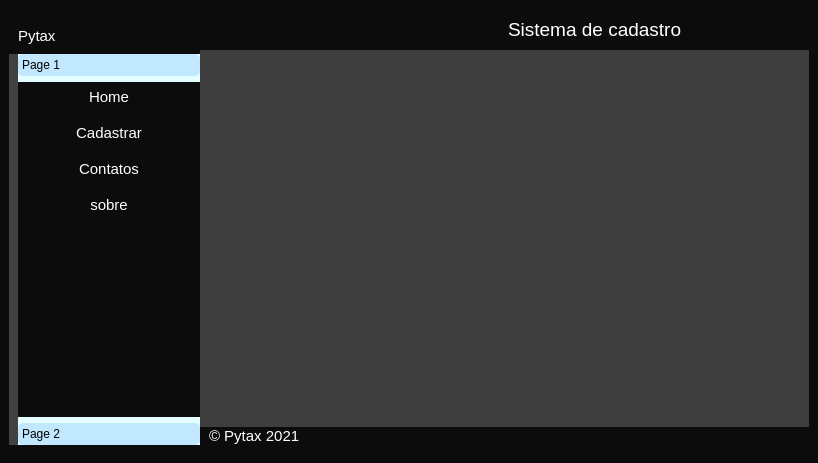
<?xml version="1.0" encoding="UTF-8"?>
<ui version="4.0">
 <class>MainWindow</class>
 <widget class="QMainWindow" name="MainWindow">
  <property name="geometry">
   <rect>
    <x>0</x>
    <y>0</y>
    <width>818</width>
    <height>463</height>
   </rect>
  </property>
  <property name="windowTitle">
   <string>MainWindow</string>
  </property>
  <property name="styleSheet">
   <string notr="true">background-color: rgb(12, 12, 12);</string>
  </property>
  <widget class="QWidget" name="centralwidget">
   <property name="styleSheet">
    <string notr="true">*{

	border:none;
}

QLabel{
	color: rgb(255, 255, 255);


}
</string>
   </property>
   <layout class="QHBoxLayout" name="horizontalLayout">
    <property name="spacing">
     <number>0</number>
    </property>
    <property name="leftMargin">
     <number>0</number>
    </property>
    <property name="rightMargin">
     <number>0</number>
    </property>
    <item>
     <widget class="QFrame" name="left_container">
      <property name="maximumSize">
       <size>
        <width>200</width>
        <height>16777215</height>
       </size>
      </property>
      <property name="frameShape">
       <enum>QFrame::StyledPanel</enum>
      </property>
      <property name="frameShadow">
       <enum>QFrame::Raised</enum>
      </property>
      <layout class="QVBoxLayout" name="verticalLayout_2">
       <property name="spacing">
        <number>0</number>
       </property>
       <property name="leftMargin">
        <number>9</number>
       </property>
       <property name="rightMargin">
        <number>0</number>
       </property>
       <item>
        <widget class="QFrame" name="frame">
         <property name="frameShape">
          <enum>QFrame::StyledPanel</enum>
         </property>
         <property name="frameShadow">
          <enum>QFrame::Raised</enum>
         </property>
         <layout class="QHBoxLayout" name="horizontalLayout_4">
          <property name="spacing">
           <number>0</number>
          </property>
          <property name="leftMargin">
           <number>9</number>
          </property>
          <property name="rightMargin">
           <number>0</number>
          </property>
          <item>
           <widget class="QLabel" name="label_3">
            <property name="text">
             <string>&lt;html&gt;&lt;head/&gt;&lt;body&gt;&lt;p&gt;&lt;span style=&quot; font-size:11pt;&quot;&gt;Pytax&lt;/span&gt;&lt;/p&gt;&lt;/body&gt;&lt;/html&gt;</string>
            </property>
           </widget>
          </item>
         </layout>
        </widget>
       </item>
       <item>
        <widget class="QFrame" name="frame_2">
         <property name="styleSheet">
          <string notr="true">QFrame{
	
	background-color: rgb(65, 65, 65);

}

QToolBox{

text-align: left;
	background-color: rgb(228, 254, 255);

}


QToolBox::tab{
	border-radius: 5px;	
	
	background-color: rgb(194, 232, 255);
	text-align: left;

}
</string>
         </property>
         <property name="frameShape">
          <enum>QFrame::StyledPanel</enum>
         </property>
         <property name="frameShadow">
          <enum>QFrame::Raised</enum>
         </property>
         <layout class="QVBoxLayout" name="verticalLayout_3">
          <property name="spacing">
           <number>0</number>
          </property>
          <property name="topMargin">
           <number>0</number>
          </property>
          <property name="rightMargin">
           <number>0</number>
          </property>
          <property name="bottomMargin">
           <number>0</number>
          </property>
          <item>
           <widget class="QToolBox" name="toolBox">
            <property name="styleSheet">
             <string notr="true">QPushButton:hover{	
	background-color: rgb(65, 65, 65);
	 border-top-left-radius:15px
}

QPushButton{
	
	color: rgb(255, 255, 255);


}</string>
            </property>
            <property name="currentIndex">
             <number>0</number>
            </property>
            <widget class="QWidget" name="page">
             <property name="geometry">
              <rect>
               <x>0</x>
               <y>0</y>
               <width>182</width>
               <height>337</height>
              </rect>
             </property>
             <attribute name="label">
              <string>Page 1</string>
             </attribute>
             <layout class="QVBoxLayout" name="verticalLayout_4">
              <property name="leftMargin">
               <number>0</number>
              </property>
              <property name="topMargin">
               <number>0</number>
              </property>
              <property name="rightMargin">
               <number>0</number>
              </property>
              <property name="bottomMargin">
               <number>0</number>
              </property>
              <item>
               <widget class="QPushButton" name="btn_home">
                <property name="minimumSize">
                 <size>
                  <width>0</width>
                  <height>30</height>
                 </size>
                </property>
                <property name="font">
                 <font>
                  <pointsize>11</pointsize>
                 </font>
                </property>
                <property name="cursor">
                 <cursorShape>PointingHandCursor</cursorShape>
                </property>
                <property name="text">
                 <string>Home</string>
                </property>
               </widget>
              </item>
              <item>
               <widget class="QPushButton" name="btn_cadastrar">
                <property name="minimumSize">
                 <size>
                  <width>0</width>
                  <height>30</height>
                 </size>
                </property>
                <property name="sizeIncrement">
                 <size>
                  <width>0</width>
                  <height>0</height>
                 </size>
                </property>
                <property name="font">
                 <font>
                  <pointsize>11</pointsize>
                 </font>
                </property>
                <property name="cursor">
                 <cursorShape>PointingHandCursor</cursorShape>
                </property>
                <property name="text">
                 <string>Cadastrar</string>
                </property>
               </widget>
              </item>
              <item>
               <widget class="QPushButton" name="btn_contatos">
                <property name="minimumSize">
                 <size>
                  <width>0</width>
                  <height>30</height>
                 </size>
                </property>
                <property name="sizeIncrement">
                 <size>
                  <width>0</width>
                  <height>0</height>
                 </size>
                </property>
                <property name="font">
                 <font>
                  <pointsize>11</pointsize>
                 </font>
                </property>
                <property name="cursor">
                 <cursorShape>PointingHandCursor</cursorShape>
                </property>
                <property name="text">
                 <string>Contatos</string>
                </property>
               </widget>
              </item>
              <item>
               <widget class="QPushButton" name="btn_sobre">
                <property name="minimumSize">
                 <size>
                  <width>0</width>
                  <height>30</height>
                 </size>
                </property>
                <property name="sizeIncrement">
                 <size>
                  <width>0</width>
                  <height>0</height>
                 </size>
                </property>
                <property name="font">
                 <font>
                  <pointsize>11</pointsize>
                 </font>
                </property>
                <property name="cursor">
                 <cursorShape>PointingHandCursor</cursorShape>
                </property>
                <property name="text">
                 <string>sobre</string>
                </property>
               </widget>
              </item>
              <item>
               <spacer name="verticalSpacer">
                <property name="orientation">
                 <enum>Qt::Vertical</enum>
                </property>
                <property name="sizeHint" stdset="0">
                 <size>
                  <width>20</width>
                  <height>40</height>
                 </size>
                </property>
               </spacer>
              </item>
             </layout>
            </widget>
            <widget class="QWidget" name="page_2">
             <property name="geometry">
              <rect>
               <x>0</x>
               <y>0</y>
               <width>182</width>
               <height>342</height>
              </rect>
             </property>
             <attribute name="label">
              <string>Page 2</string>
             </attribute>
             <layout class="QVBoxLayout" name="verticalLayout_5">
              <property name="spacing">
               <number>0</number>
              </property>
              <property name="leftMargin">
               <number>9</number>
              </property>
              <property name="topMargin">
               <number>9</number>
              </property>
              <property name="rightMargin">
               <number>0</number>
              </property>
              <item>
               <widget class="QLabel" name="label_15">
                <property name="styleSheet">
                 <string notr="true">color: rgb(255, 255, 255);</string>
                </property>
                <property name="text">
                 <string>&lt;html&gt;&lt;head/&gt;&lt;body&gt;&lt;p align=&quot;center&quot;&gt;&lt;span style=&quot; font-size:10pt; font-weight:600;&quot;&gt;Usuário:&lt;/span&gt;&lt;span style=&quot; font-size:10pt;&quot;&gt; PyTax&lt;/span&gt;&lt;/p&gt;&lt;p align=&quot;center&quot;&gt;&lt;span style=&quot; font-size:10pt; font-weight:600;&quot;&gt;Sistema: &lt;/span&gt;&lt;span style=&quot; font-size:10pt;&quot;&gt;Cadastro&lt;/span&gt;&lt;/p&gt;&lt;p align=&quot;center&quot;&gt;&lt;span style=&quot; font-size:10pt; font-weight:600;&quot;&gt;Status:&lt;/span&gt;&lt;span style=&quot; font-size:10pt;&quot;&gt; Ativo&lt;/span&gt;&lt;/p&gt;&lt;p align=&quot;center&quot;&gt;&lt;span style=&quot; font-size:10pt; font-weight:600;&quot;&gt;Venc: &lt;/span&gt;&lt;span style=&quot; font-size:10pt;&quot;&gt;12/12/2999&lt;/span&gt;&lt;/p&gt;&lt;p align=&quot;center&quot;&gt;&lt;br/&gt;&lt;/p&gt;&lt;/body&gt;&lt;/html&gt;</string>
                </property>
                <property name="wordWrap">
                 <bool>true</bool>
                </property>
               </widget>
              </item>
             </layout>
            </widget>
           </widget>
          </item>
         </layout>
        </widget>
       </item>
      </layout>
     </widget>
    </item>
    <item>
     <widget class="QFrame" name="main_container">
      <property name="frameShape">
       <enum>QFrame::StyledPanel</enum>
      </property>
      <property name="frameShadow">
       <enum>QFrame::Raised</enum>
      </property>
      <layout class="QVBoxLayout" name="verticalLayout">
       <property name="spacing">
        <number>0</number>
       </property>
       <property name="leftMargin">
        <number>0</number>
       </property>
       <property name="topMargin">
        <number>0</number>
       </property>
       <item>
        <widget class="QFrame" name="top_frame">
         <property name="frameShape">
          <enum>QFrame::StyledPanel</enum>
         </property>
         <property name="frameShadow">
          <enum>QFrame::Raised</enum>
         </property>
         <layout class="QHBoxLayout" name="horizontalLayout_2">
          <item alignment="Qt::AlignLeft">
           <widget class="QPushButton" name="btn_toggle">
            <property name="text">
             <string/>
            </property>
            <property name="icon">
             <iconset resource="icons_.qrc">
              <normaloff>:/icons/icons/menu2.png</normaloff>:/icons/icons/menu2.png</iconset>
            </property>
            <property name="iconSize">
             <size>
              <width>32</width>
              <height>32</height>
             </size>
            </property>
           </widget>
          </item>
          <item>
           <widget class="QLabel" name="label">
            <property name="text">
             <string>&lt;html&gt;&lt;head/&gt;&lt;body&gt;&lt;p&gt;&lt;span style=&quot; font-size:14pt;&quot;&gt;Sistema de cadastro&lt;/span&gt;&lt;/p&gt;&lt;/body&gt;&lt;/html&gt;</string>
            </property>
           </widget>
          </item>
         </layout>
        </widget>
       </item>
       <item>
        <widget class="QFrame" name="main_frame">
         <property name="sizePolicy">
          <sizepolicy hsizetype="Preferred" vsizetype="Expanding">
           <horstretch>0</horstretch>
           <verstretch>0</verstretch>
          </sizepolicy>
         </property>
         <property name="styleSheet">
          <string notr="true">background-color: rgb(62, 62, 62);</string>
         </property>
         <property name="frameShape">
          <enum>QFrame::StyledPanel</enum>
         </property>
         <property name="frameShadow">
          <enum>QFrame::Raised</enum>
         </property>
         <layout class="QVBoxLayout" name="verticalLayout_6">
          <property name="spacing">
           <number>0</number>
          </property>
          <property name="leftMargin">
           <number>0</number>
          </property>
          <property name="topMargin">
           <number>0</number>
          </property>
          <property name="rightMargin">
           <number>0</number>
          </property>
          <property name="bottomMargin">
           <number>0</number>
          </property>
          <item>
           <widget class="QStackedWidget" name="Pages">
            <property name="currentIndex">
             <number>0</number>
            </property>
            <widget class="QWidget" name="pg_home">
             <layout class="QVBoxLayout" name="verticalLayout_7">
              <item>
               <widget class="QLabel" name="logo">
                <property name="text">
                 <string>&lt;html&gt;&lt;head/&gt;&lt;body&gt;&lt;p align=&quot;center&quot;&gt;&lt;img src=&quot;:/icons/icons/logo4.png&quot;/&gt;&lt;/p&gt;&lt;/body&gt;&lt;/html&gt;</string>
                </property>
               </widget>
              </item>
             </layout>
            </widget>
            <widget class="QWidget" name="pg_cadastrar">
             <layout class="QVBoxLayout" name="verticalLayout_8">
              <item>
               <widget class="QTabWidget" name="tabWidget">
                <property name="currentIndex">
                 <number>1</number>
                </property>
                <widget class="QWidget" name="tab">
                 <attribute name="title">
                  <string>Cadastro</string>
                 </attribute>
                 <layout class="QVBoxLayout" name="verticalLayout_11">
                  <item>
                   <widget class="QFrame" name="frame_4">
                    <property name="styleSheet">
                     <string notr="true">QLineEdit{

	background-color: rgb(255, 255, 255);
	font: 10pt &quot;MS Shell Dlg 2&quot;;
}

QFrame{
		
	background-color: rgb(231, 231, 231);

}</string>
                    </property>
                    <property name="frameShape">
                     <enum>QFrame::StyledPanel</enum>
                    </property>
                    <property name="frameShadow">
                     <enum>QFrame::Raised</enum>
                    </property>
                    <layout class="QGridLayout" name="gridLayout">
                     <item row="1" column="0">
                      <widget class="QLineEdit" name="txt_cnpj">
                       <property name="alignment">
                        <set>Qt::AlignCenter</set>
                       </property>
                       <property name="placeholderText">
                        <string>CNPJ</string>
                       </property>
                      </widget>
                     </item>
                     <item row="1" column="1" colspan="2">
                      <widget class="QLineEdit" name="txt_nome">
                       <property name="alignment">
                        <set>Qt::AlignCenter</set>
                       </property>
                       <property name="placeholderText">
                        <string>Nome empresarial</string>
                       </property>
                      </widget>
                     </item>
                     <item row="2" column="0" colspan="3">
                      <widget class="QLineEdit" name="txt_logradouro">
                       <property name="alignment">
                        <set>Qt::AlignCenter</set>
                       </property>
                       <property name="placeholderText">
                        <string>Logradouro</string>
                       </property>
                      </widget>
                     </item>
                     <item row="3" column="0">
                      <widget class="QLineEdit" name="txt_num">
                       <property name="alignment">
                        <set>Qt::AlignCenter</set>
                       </property>
                       <property name="placeholderText">
                        <string>Numero</string>
                       </property>
                      </widget>
                     </item>
                     <item row="3" column="1">
                      <widget class="QLineEdit" name="txt_complemento">
                       <property name="placeholderText">
                        <string>complemento</string>
                       </property>
                      </widget>
                     </item>
                     <item row="3" column="2">
                      <widget class="QLineEdit" name="txt_bairro">
                       <property name="alignment">
                        <set>Qt::AlignCenter</set>
                       </property>
                       <property name="placeholderText">
                        <string>bairro</string>
                       </property>
                      </widget>
                     </item>
                     <item row="4" column="0">
                      <widget class="QLineEdit" name="txt_municipio">
                       <property name="alignment">
                        <set>Qt::AlignCenter</set>
                       </property>
                       <property name="placeholderText">
                        <string>Municipio</string>
                       </property>
                      </widget>
                     </item>
                     <item row="4" column="1">
                      <widget class="QLineEdit" name="txt_uf">
                       <property name="alignment">
                        <set>Qt::AlignCenter</set>
                       </property>
                       <property name="placeholderText">
                        <string>uf</string>
                       </property>
                      </widget>
                     </item>
                     <item row="4" column="2">
                      <widget class="QLineEdit" name="txt_cep">
                       <property name="placeholderText">
                        <string>CEP</string>
                       </property>
                      </widget>
                     </item>
                     <item row="5" column="0">
                      <widget class="QLineEdit" name="txt_telefone">
                       <property name="alignment">
                        <set>Qt::AlignCenter</set>
                       </property>
                       <property name="placeholderText">
                        <string>Telefone</string>
                       </property>
                      </widget>
                     </item>
                     <item row="5" column="1" colspan="2">
                      <widget class="QLineEdit" name="txt_email">
                       <property name="alignment">
                        <set>Qt::AlignCenter</set>
                       </property>
                       <property name="placeholderText">
                        <string>email</string>
                       </property>
                      </widget>
                     </item>
                     <item row="0" column="0" colspan="3">
                      <widget class="QLabel" name="lbs_empresas">
                       <property name="styleSheet">
                        <string notr="true">color: rgb(0, 99, 148);
background-color: rgb(249, 249, 249);
</string>
                       </property>
                       <property name="text">
                        <string>&lt;html&gt;&lt;head/&gt;&lt;body&gt;&lt;p align=&quot;center&quot;&gt;&lt;span style=&quot; font-size:16pt; font-weight:600;&quot;&gt;EMPRESAS&lt;/span&gt;&lt;/p&gt;&lt;/body&gt;&lt;/html&gt;</string>
                       </property>
                      </widget>
                     </item>
                    </layout>
                   </widget>
                  </item>
                  <item alignment="Qt::AlignHCenter">
                   <widget class="QPushButton" name="pushButton_5">
                    <property name="minimumSize">
                     <size>
                      <width>160</width>
                      <height>30</height>
                     </size>
                    </property>
                    <property name="font">
                     <font>
                      <pointsize>12</pointsize>
                     </font>
                    </property>
                    <property name="cursor">
                     <cursorShape>PointingHandCursor</cursorShape>
                    </property>
                    <property name="styleSheet">
                     <string notr="true">QPushButton:hover{
	background-color:rgb(0, 170, 255); 
	border-radius:15px;
	color:#fff
}

QPushButton{
			border-radius:15px;
	background-color: rgb(243, 243, 243);
}</string>
                    </property>
                    <property name="text">
                     <string>Cadastrar</string>
                    </property>
                   </widget>
                  </item>
                 </layout>
                </widget>
                <widget class="QWidget" name="tab_2">
                 <attribute name="title">
                  <string>Empresas</string>
                 </attribute>
                 <layout class="QVBoxLayout" name="verticalLayout_10">
                  <item>
                   <widget class="QLabel" name="label_11">
                    <property name="minimumSize">
                     <size>
                      <width>0</width>
                      <height>70</height>
                     </size>
                    </property>
                    <property name="font">
                     <font>
                      <family>Eras Bold ITC</family>
                      <pointsize>14</pointsize>
                     </font>
                    </property>
                    <property name="styleSheet">
                     <string notr="true">background-color: rgb(255, 255, 255);
color: rgb(9, 9, 9);</string>
                    </property>
                    <property name="text">
                     <string>&lt;html&gt;&lt;head/&gt;&lt;body&gt;&lt;p align=&quot;center&quot;&gt;EMPRESAS&lt;/p&gt;&lt;/body&gt;&lt;/html&gt;</string>
                    </property>
                   </widget>
                  </item>
                  <item>
                   <layout class="QHBoxLayout" name="horizontalLayout_5">
                    <item>
                     <widget class="QTableWidget" name="tableWidget">
                      <property name="styleSheet">
                       <string notr="true">
QHeaderView::section {
background-color: rgb(148, 148, 148);
	color: rgb(255, 255, 255);
	font: 10pt &quot;MS Shell Dlg 2&quot;;
 }

QTableWidget{
	
	background-color: rgb(252, 252, 252);

}</string>
                      </property>
                      <column>
                       <property name="text">
                        <string>CNPJ</string>
                       </property>
                      </column>
                      <column>
                       <property name="text">
                        <string>NOME</string>
                       </property>
                      </column>
                      <column>
                       <property name="text">
                        <string>LOGRADOURO</string>
                       </property>
                      </column>
                      <column>
                       <property name="text">
                        <string>NUMERO</string>
                       </property>
                      </column>
                      <column>
                       <property name="text">
                        <string>COMPLEMENTO</string>
                       </property>
                      </column>
                      <column>
                       <property name="text">
                        <string>BAIRRO</string>
                       </property>
                      </column>
                      <column>
                       <property name="text">
                        <string>MUNICIPIO</string>
                       </property>
                      </column>
                      <column>
                       <property name="text">
                        <string>TELEFONE</string>
                       </property>
                      </column>
                      <column>
                       <property name="text">
                        <string>EMAIL</string>
                       </property>
                      </column>
                     </widget>
                    </item>
                    <item>
                     <widget class="QFrame" name="frame_3">
                      <property name="styleSheet">
                       <string notr="true">QPushButton{

	border-radius:15px;	
	background-color: rgb(255, 255, 255);	
	font: 11pt &quot;MS Shell Dlg 2&quot;;	
	color: rgb(0, 24, 74);

}

QFrame{

	background-color: rgb(230, 230, 230);

}</string>
                      </property>
                      <property name="frameShape">
                       <enum>QFrame::StyledPanel</enum>
                      </property>
                      <property name="frameShadow">
                       <enum>QFrame::Raised</enum>
                      </property>
                      <layout class="QVBoxLayout" name="verticalLayout_9">
                       <item>
                        <widget class="QPushButton" name="btn_excel">
                         <property name="minimumSize">
                          <size>
                           <width>120</width>
                           <height>30</height>
                          </size>
                         </property>
                         <property name="cursor">
                          <cursorShape>PointingHandCursor</cursorShape>
                         </property>
                         <property name="styleSheet">
                          <string notr="true">QPushButton:hover{
	 color: rgb(255,255,255);
	background-color: rgb(49, 147, 0)
}
</string>
                         </property>
                         <property name="text">
                          <string>Gerar Excel</string>
                         </property>
                        </widget>
                       </item>
                       <item>
                        <widget class="QPushButton" name="btn_alterar">
                         <property name="minimumSize">
                          <size>
                           <width>120</width>
                           <height>30</height>
                          </size>
                         </property>
                         <property name="cursor">
                          <cursorShape>PointingHandCursor</cursorShape>
                         </property>
                         <property name="styleSheet">
                          <string notr="true">QPushButton:hover{
	background-color:rgb(255, 170, 0);
 	color: rgb(255,255,255)
}
</string>
                         </property>
                         <property name="text">
                          <string>Alterar</string>
                         </property>
                        </widget>
                       </item>
                       <item>
                        <widget class="QPushButton" name="btn_excluir">
                         <property name="minimumSize">
                          <size>
                           <width>120</width>
                           <height>30</height>
                          </size>
                         </property>
                         <property name="cursor">
                          <cursorShape>PointingHandCursor</cursorShape>
                         </property>
                         <property name="styleSheet">
                          <string notr="true">QPushButton:hover{
	background-color:rgb(199, 66, 0);
	 color: rgb(255,255,255)
}</string>
                         </property>
                         <property name="text">
                          <string>Excluir</string>
                         </property>
                        </widget>
                       </item>
                       <item>
                        <spacer name="verticalSpacer_2">
                         <property name="orientation">
                          <enum>Qt::Vertical</enum>
                         </property>
                         <property name="sizeHint" stdset="0">
                          <size>
                           <width>20</width>
                           <height>40</height>
                          </size>
                         </property>
                        </spacer>
                       </item>
                      </layout>
                     </widget>
                    </item>
                   </layout>
                  </item>
                 </layout>
                </widget>
               </widget>
              </item>
             </layout>
            </widget>
            <widget class="QWidget" name="pg_contatos">
             <layout class="QVBoxLayout" name="verticalLayout_13">
              <item>
               <widget class="QLabel" name="label_12">
                <property name="sizePolicy">
                 <sizepolicy hsizetype="Expanding" vsizetype="Preferred">
                  <horstretch>0</horstretch>
                  <verstretch>0</verstretch>
                 </sizepolicy>
                </property>
                <property name="maximumSize">
                 <size>
                  <width>16777215</width>
                  <height>70</height>
                 </size>
                </property>
                <property name="text">
                 <string>&lt;html&gt;&lt;head/&gt;&lt;body&gt;&lt;p align=&quot;center&quot;&gt;&lt;span style=&quot; font-size:12pt; font-weight:600;&quot;&gt;CONTATOS&lt;/span&gt;&lt;/p&gt;&lt;/body&gt;&lt;/html&gt;</string>
                </property>
               </widget>
              </item>
              <item>
               <widget class="QLabel" name="label_5">
                <property name="text">
                 <string>&lt;html&gt;&lt;head/&gt;&lt;body&gt;&lt;p align=&quot;center&quot;&gt;&lt;img src=&quot;:/icons/icons/whatsApp.png&quot;/&gt;&lt;span style=&quot; font-size:18pt; vertical-align:super;&quot;&gt; (11)98013-0552&lt;/span&gt;&lt;/p&gt;&lt;/body&gt;&lt;/html&gt;</string>
                </property>
               </widget>
              </item>
              <item>
               <widget class="QLabel" name="label_8">
                <property name="text">
                 <string>&lt;html&gt;&lt;head/&gt;&lt;body&gt;&lt;p align=&quot;center&quot;&gt;&lt;img src=&quot;:/icons/icons/email.png&quot;/&gt;&lt;span style=&quot; font-size:18pt; vertical-align:super;&quot;&gt;Email&lt;/span&gt;&lt;/p&gt;&lt;/body&gt;&lt;/html&gt;</string>
                </property>
               </widget>
              </item>
              <item>
               <widget class="QLabel" name="label_9">
                <property name="text">
                 <string>&lt;html&gt;&lt;head/&gt;&lt;body&gt;&lt;p align=&quot;center&quot;&gt;Instagram&lt;/p&gt;&lt;/body&gt;&lt;/html&gt;</string>
                </property>
               </widget>
              </item>
              <item>
               <widget class="QLabel" name="label_10">
                <property name="text">
                 <string>&lt;html&gt;&lt;head/&gt;&lt;body&gt;&lt;p align=&quot;center&quot;&gt;&lt;img src=&quot;:/icons/icons/Youtube.png&quot;/&gt;&lt;span style=&quot; font-size:18pt; vertical-align:super;&quot;&gt; Youtube&lt;/span&gt;&lt;/p&gt;&lt;/body&gt;&lt;/html&gt;</string>
                </property>
               </widget>
              </item>
             </layout>
            </widget>
            <widget class="QWidget" name="pg_sobre">
             <layout class="QVBoxLayout" name="verticalLayout_12">
              <item>
               <widget class="QLabel" name="label_6">
                <property name="text">
                 <string>&lt;html&gt;&lt;head/&gt;&lt;body&gt;&lt;p align=&quot;center&quot;&gt;&lt;span style=&quot; font-size:18pt; font-weight:600;&quot;&gt;SOBRE&lt;/span&gt;&lt;/p&gt;&lt;/body&gt;&lt;/html&gt;</string>
                </property>
               </widget>
              </item>
              <item>
               <widget class="QLabel" name="label_7">
                <property name="text">
                 <string>&lt;html&gt;&lt;head/&gt;&lt;body&gt;&lt;p&gt;&lt;span style=&quot; font-size:14pt;&quot;&gt;Este sistema faz consulta do CNPJ utilizando API da receita federal e faz o cadastro em um banco de dados SQLITE3. Objetivo desse sistema é ensinar como utilizar Python e o QT para desenvolver aplicações modernas funcionais.&lt;/span&gt;&lt;/p&gt;&lt;/body&gt;&lt;/html&gt;</string>
                </property>
                <property name="wordWrap">
                 <bool>true</bool>
                </property>
               </widget>
              </item>
             </layout>
            </widget>
           </widget>
          </item>
         </layout>
        </widget>
       </item>
       <item>
        <widget class="QFrame" name="footer_frame">
         <property name="frameShape">
          <enum>QFrame::StyledPanel</enum>
         </property>
         <property name="frameShadow">
          <enum>QFrame::Raised</enum>
         </property>
         <layout class="QHBoxLayout" name="horizontalLayout_3">
          <property name="spacing">
           <number>0</number>
          </property>
          <property name="leftMargin">
           <number>9</number>
          </property>
          <property name="topMargin">
           <number>0</number>
          </property>
          <property name="rightMargin">
           <number>0</number>
          </property>
          <property name="bottomMargin">
           <number>0</number>
          </property>
          <item>
           <widget class="QLabel" name="label_2">
            <property name="text">
             <string>&lt;html&gt;&lt;head/&gt;&lt;body&gt;&lt;p&gt;&lt;span style=&quot; font-size:11pt;&quot;&gt;© Pytax 2021&lt;/span&gt;&lt;/p&gt;&lt;/body&gt;&lt;/html&gt;</string>
            </property>
           </widget>
          </item>
         </layout>
        </widget>
       </item>
      </layout>
     </widget>
    </item>
   </layout>
  </widget>
 </widget>
 <resources>
  <include location="icons_.qrc"/>
 </resources>
 <connections/>
</ui>
